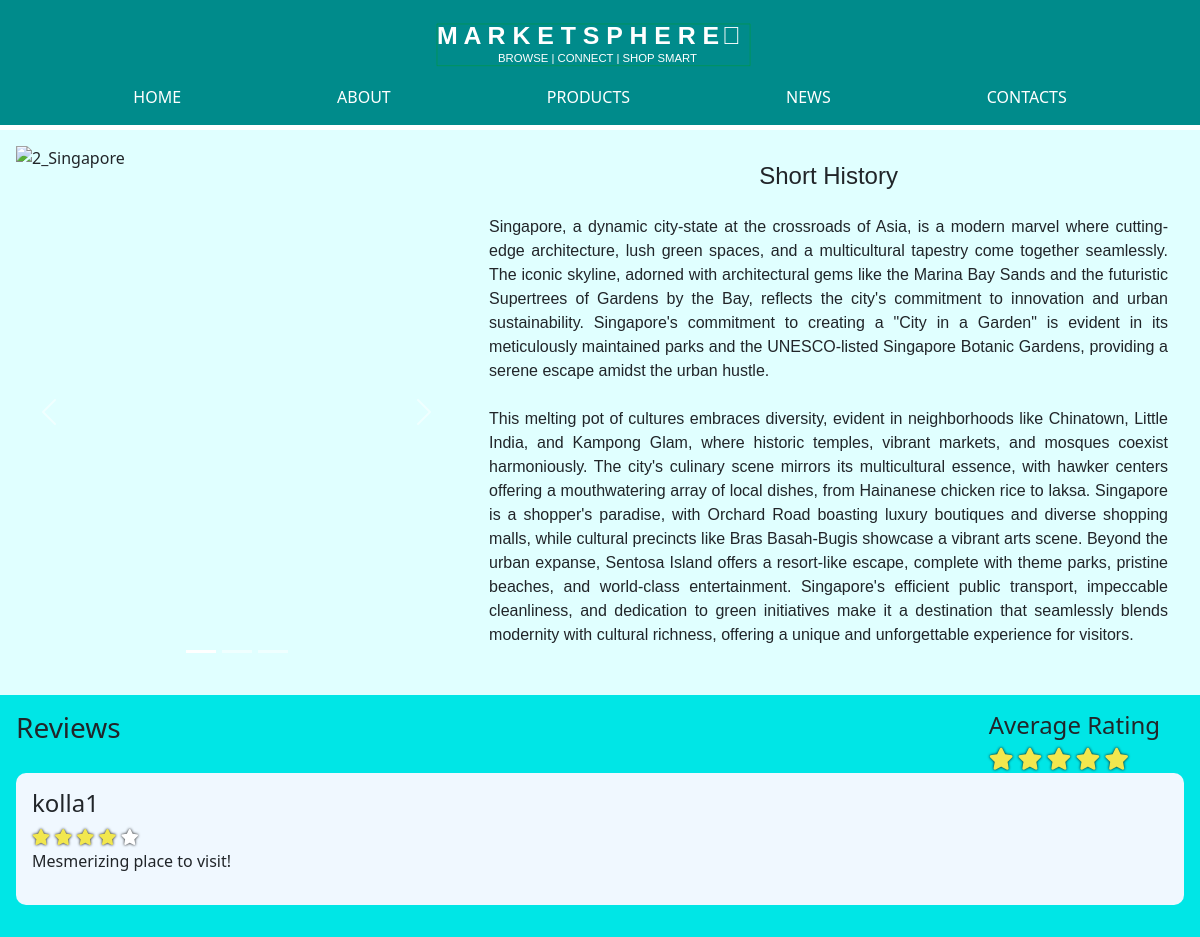
/includes/Singapore.php, run on the app's committed database.
### tables this page shows
CREATE TABLE `Products` (
  `productId` int(11) NOT NULL,
  `productName` varchar(45) NOT NULL,
  `productCompany` varchar(45) NOT NULL,
  `productImgUrl` varchar(45) NOT NULL,
  `productPrice` decimal(7,2) NOT NULL,
  `productShortDesc` varchar(255) NOT NULL,
  `productHits` int(11) NOT NULL,
  `productRating` int(11) NOT NULL,
  `productRatingCount` int(11) NOT NULL,
  `productAvgRating` varchar(45) NOT NULL,
  `productReviewCount` int(11) NOT NULL
);

CREATE TABLE `Ratings` (
  `idRatings` int(11) NOT NULL,
  `userName` varchar(45) NOT NULL,
  `productID` int(11) NOT NULL,
  `companyName` varchar(45) NOT NULL,
  `rating` int(11) NOT NULL,
  `review` varchar(255) NOT NULL
);

### includes/Singapore.php (the view, shortened to what this page needs)
<?php session_start();  include_once 'dbconnect.php';?>
<?php
    $result = $conn->query("SELECT * FROM Products where productId = 20");
    $prod = $result -> fetch_assoc();
    $hits = $prod["productHits"] + 1;
    $conn->query("UPDATE Products SET productHits = ".$hits." WHERE productId = 20");
?>
<!DOCTYPE html>
<html lang="en">
<head>
    <?php include 'head.php' ?>
</head>
<body class="singaporePage">
    <?php $page='Singapore'; include 'navbar.php' ?>
    <div class="topContainer">
        <div id="myCarousel" class="carousel slide" data-bs-ride="carousel">
            <div class="carousel-indicators">
            <button type="button" data-bs-target="#myCarousel" data-bs-slide-to="0" class="active"></button>
            <button type="button" data-bs-target="#myCarousel" data-bs-slide-to="1"></button>
            <button type="button" data-bs-target="#myCarousel" data-bs-slide-to="2"></button>
            </div>
            <div class="carousel-inner">
            <div class="carousel-item active">
                <img src="../img/2_Singapore.jpeg" alt="2_Singapore" class="d-block" style="width:100%">
            </div>
            </div>
            <button class="carousel-control-prev" type="button" data-bs-target="#myCarousel" data-bs-slide="prev">
            <span class="carousel-control-prev-icon"></span>
            </button>
            <button class="carousel-control-next" type="button" data-bs-target="#myCarousel" data-bs-slide="next">
            <span class="carousel-control-next-icon"></span>
            </button>
        </div>
        <div class="longDescContainer">
            <h4 class="Desctext">Short History</h4>
            <p class="longDesc">
            Singapore, a dynamic city-state at the crossroads of Asia, is a modern marvel where cutting-edge architecture, lush green spaces, and a multicultural tapestry come together seamlessly. The iconic skyline, adorned with architectural gems like the Marina Bay Sands and the futuristic Supertrees of Gardens by the Bay, reflects the city's commitment to innovation and urban sustainability. Singapore's commitment to creating a "City in a Garden" is evident in its meticulously maintained parks and the UNESCO-listed Singapore Botanic Gardens, providing a serene escape amidst the urban hustle.
            <br>
            <br>
            This melting pot of cultures embraces diversity, evident in neighborhoods like Chinatown, Little India, and Kampong Glam, where historic temples, vibrant markets, and mosques coexist harmoniously. The city's culinary scene mirrors its multicultural essence, with hawker centers offering a mouthwatering array of local dishes, from Hainanese chicken rice to laksa. Singapore is a shopper's paradise, with Orchard Road boasting luxury boutiques and diverse shopping malls, while cultural precincts like Bras Basah-Bugis showcase a vibrant arts scene. Beyond the urban expanse, Sentosa Island offers a resort-like escape, complete with theme parks, pristine beaches, and world-class entertainment. Singapore's efficient public transport, impeccable cleanliness, and dedication to green initiatives make it a destination that seamlessly blends modernity with cultural richness, offering a unique and unforgettable experience for visitors.
            </p>
        </div>
    </div>
    <div class="bottomContainer">
        <div class="containerHeader">
            <h3 class="reviewsText">Reviews</h4>
            <?php
                $sql = "SELECT * FROM Products WHERE productID = 20";
                $result = mysqli_query($conn, $sql);
                $rows = mysqli_num_rows($result);
                if($rows > 0)
                {
                    while($row = $result->fetch_assoc())
                    {
                        echo "<div class='reviewContainer'>\n";
                            echo"<h4 style='margin-right:1em'>Average Rating</h4>";
                            for($i = 1; $i<=5; $i++)
                            {
                                $roundedRating = ceil($row["productAvgRating"]);
                                echo "<i class='fa fa-star ";
                                if($i <= $roundedRating)
                                {
                                    echo "checked";
                                }
                                else
                                {
                                    echo "unchecked";
                                }
                                echo"'></i>\n";
                            }
                    echo "</div>\n";
                    }
                }
            ?>
        </div>
        <?php
            $sql = "SELECT * FROM Ratings WHERE productID = 20";
            $result = mysqli_query($conn, $sql);
            $rows = mysqli_num_rows($result);
            if($rows > 0)
            {
                while($row = $result->fetch_assoc())
                {
                    echo "<div class='topReviewContainer'>\n";
                        echo "<div class='ratingContainer'>\n";
                            echo "<h4 class='currentUser'>".$row['userName']."</h4>";
                            for($i=1; $i<=5; $i++)
                            {
                                echo "<i class='fa fa-star ";
                                if($i <= $row['rating'])
                                {
                                    echo "checked";
                                }
                                else
                                {
                                    echo "unchecked";
                                }
                                echo"'></i>\n";
                            }
                        echo "</div>\n";
                        echo "<div class='reviewContainer'>\n";
                            echo "<p class='reviewText'>".$row['review']."</p>";
                        echo "</div>\n";
                    echo "</div>\n";
                }
            }
        ?>
    </div>
</body>

### css/main.css (style rules this page uses)
body, .aboutPage, .contactsPage, .productsPage, .newsPage, .securePage, .trackPage { -webkit-background-size: cover; -moz-background-size: cover; -o-background-size: cover; background-size: cover; padding-top: 130px; }
.topContainer { background: lightcyan; padding: 1em; display: flex; }
.topContainer .longDescContainer { padding: 1em; text-align: justify; padding-left: 2em; width: 70%; }
.topContainer .longDescContainer .Desctext { text-align: center; margin-bottom: 1em; }
.topContainer .longDescContainer .Desctext, .topContainer .longDescContainer .longDesc { font-family: 'Noto Sans SC', sans-serif; }
.ratingContainer .checked, .reviewContainer .checked { color: #f2e74e; text-shadow: 0 0 3px #000; }
.ratingContainer .unchecked, .reviewContainer .unchecked { color: #fff; text-shadow: 0 0 3px #000; }
.topContainer #myCarousel { width: 500px; }
.bottomContainer { padding: 1em; background: #00e6e6; }
.topReviewContainer { padding: 1em; background: aliceblue; border-radius: 10px; margin-bottom: 1em }
.containerHeader { display: flex; justify-content: space-between; }
.reviewContainer { align-items: center; }
.reviewContainer .checked, .reviewContainer .unchecked { font-size: 22px; }

### data on the page
products: productAvgRating "5" (drawn)
ratings: userName "kolla1", rating 4 (drawn), review "Mesmerizing place to visit!"
